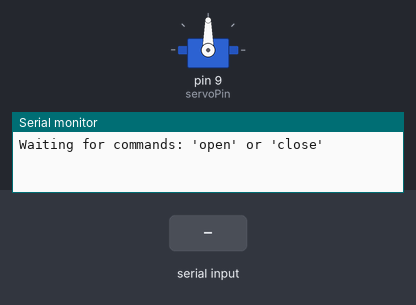
Bench run of a sketch on a simulated Arduino Uno, built with avr-gcc and run on an emulated ATmega328P. Parts: servo, the last lines printed to the serial monitor. The test bench sets the inputs (shaded band).

Above: at 1.2 s.
1.3 s: "close\n" received over Serial
At 2.5 s:
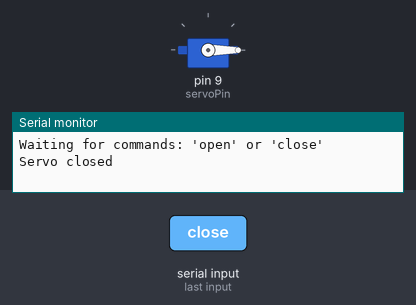
2.8 s: "open\n" received over Serial
At 3.8 s:
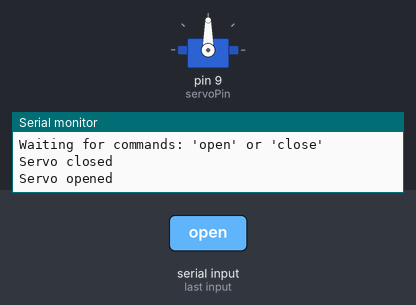
Timing chart, 0 to 5.8 s (numbered marks = the images above; inputs shaded):
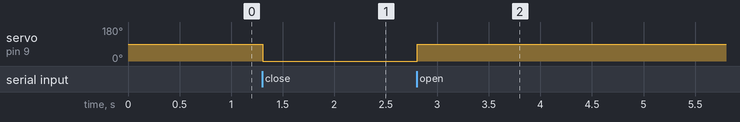

The sketch:

gate.ino
```cpp
#include <Servo.h>

Servo myServo;  // Create a servo object

const int servoPin = 9;  // Connect your servo signal wire to pin 9

void setup() {
  Serial.begin(9600);  // Start serial communication at 9600 baud
  myServo.attach(servoPin);  // Attach the servo to the pin
  Serial.println("Waiting for commands: 'open' or 'close'");
}

void loop() {
  if (Serial.available() > 0) {
    String command = Serial.readStringUntil('\n'); // Read input until newline
    command.trim(); // Remove any trailing whitespace

    if (command.equalsIgnoreCase("open")) {
      myServo.write(90); // Move servo to 90 degrees
      Serial.println("Servo opened");
    } else if (command.equalsIgnoreCase("close")) {
      myServo.write(0); // Move servo to 0 degrees
      Serial.println("Servo closed");
    } else {
      Serial.println("Unknown command. Use 'open' or 'close'.");
    }
  }
}
```

Measured:
- after the input at 1.3 s, servo on pin 9 (servoPin): 90° → 0° at once
- after the input at 2.8 s, servo on pin 9 (servoPin): 0° → 90° at once
